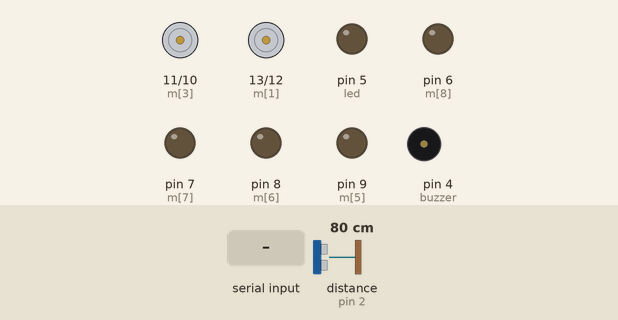
A sketch run on a simulated Arduino Uno, built with avr-gcc and run on an emulated ATmega328P. On the bench: motor-driver pin pairs drawn as motors (green arrow = first pin HIGH = forward, orange = second pin HIGH = backward, longer = more drive), output pins drawn as LEDs (lit = HIGH), buzzer (waves = sounding, pin HIGH). Wiring (inferred from the names in the program): ultrasonic range finder: trigger pin 3; echo pin 2. The inputs (shaded band) are chosen by the test bench; at power-on: distance to the obstacle (sensor on pin 2) 80 cm. The echo pulse lasts 58.3 µs per cm; pins used as bus, display or sensor lines are not drawn.

Above: at 1.2 s.
1.3 s: distance to the obstacle (sensor on pin 2) set to 55 cm
2.8 s: distance to the obstacle (sensor on pin 2) set to 47 cm
At 5.0 s:
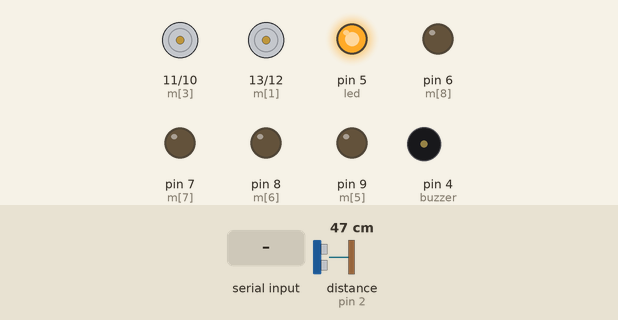
5.8 s: distance to the obstacle (sensor on pin 2) set to 60 cm
At 8.4 s:
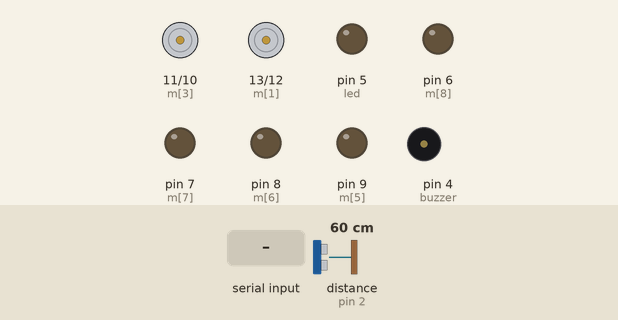
8.8 s: "1" received over Serial
At 9.5 s:
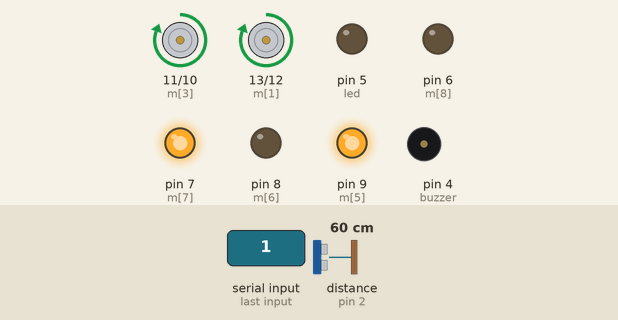
10.5 s: "0" received over Serial
At 11.2 s:
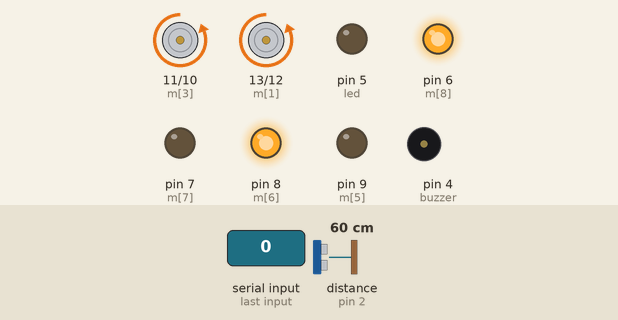
12.0 s: distance to the obstacle (sensor on pin 2) set to 2 cm
At 12.8 s:
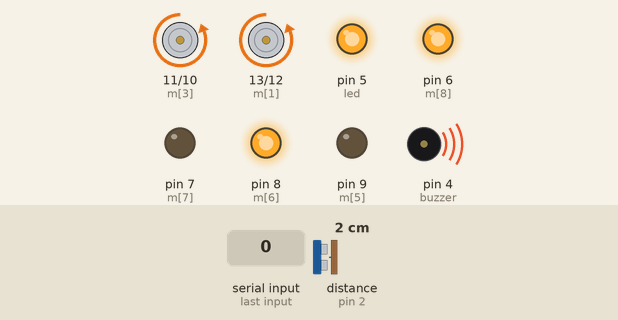
Timing chart, 0 to 16.0 s (numbered marks = the images above; inputs shaded):
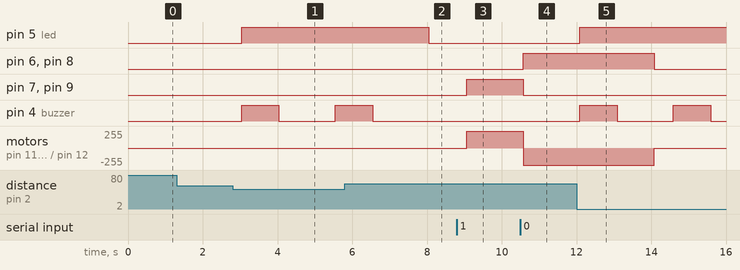

Measured:
- the behaviour switches between 52 and 51 cm on distance to the obstacle (sensor on pin 2) (found by bisection; images 0 and 1)
- after the input at 1.3 s, every drawn part: stays the same
- after the input at 2.8 s, pin 5 (led): LOW → HIGH after 0.24 s; pin 4 (buzzer): LOW → HIGH after 0.24 s, → LOW 1.0 s later, → HIGH 1.5 s later
- after the input at 5.8 s, pin 5 (led): HIGH → LOW after 2.2 s; pin 4 (buzzer): goes on until 6.5 s, then stays LOW
- after the input at 8.8 s, pin 7 (m[7]), pin 9 (m[5]): LOW → HIGH after 0.26 s; motor on pin 11 (m[3]) / pin 10 (m[4]), motor on pin 13 (m[1]) / pin 12 (m[2]): stopped → forward 255/255 after 0.26 s
- after the input at 10.5 s, pin 6 (m[8]), pin 8 (m[6]): LOW → HIGH after 0.07 s; pin 7 (m[7]), pin 9 (m[5]): HIGH → LOW after 0.07 s; motor on pin 11 (m[3]) / pin 10 (m[4]), motor on pin 13 (m[1]) / pin 12 (m[2]): forward 255/255 → backward 255/255 after 0.07 s
- after the input at 12.0 s, pin 5 (led): LOW → HIGH after 0.08 s; pin 6 (m[8]), pin 8 (m[6]): HIGH → LOW after 2.1 s; pin 4 (buzzer): alternates HIGH for 1.0 s and LOW for 1.5 s, starting after 0.08 s; motor on pin 11 (m[3]) / pin 10 (m[4]), motor on pin 13 (m[1]) / pin 12 (m[2]): backward 255/255 → stopped after 2.1 s

The sketch:

MotorControl.ino
```cpp
int m[] = {0,13,12,11,10,9,8,7,6};
int echoPin = 2;
int trigPin = 3;
int buzzer = 4;
int led = 5;
int data = 0;

void setup() {
  pinMode(trigPin, OUTPUT);
  pinMode(echoPin, INPUT);
  pinMode(buzzer,OUTPUT);
  pinMode(led,OUTPUT);
  for(int i=0; i<=8; i++) {
    pinMode(m[i],OUTPUT);
  }
  Serial.begin(9600);
}

void loop() {
  long duration, distance;
  digitalWrite(trigPin,HIGH);
  delayMicroseconds(1000);
  digitalWrite(trigPin, LOW);
  duration=pulseIn(echoPin, HIGH);
  distance =(duration/2)/29.1;
  if((distance<=50)) {
    digitalWrite(led, HIGH);
    int i = 0;
    for(int i = 0; i<2; i++){
      digitalWrite(buzzer, HIGH);
      delay(500);
      digitalWrite(buzzer, LOW);
    }
    delay(1000);

    // *****stop******
    digitalWrite(m[1], LOW);
    digitalWrite(m[2], LOW);

    digitalWrite(m[3], LOW);
    digitalWrite(m[4], LOW);

    digitalWrite(m[5], LOW);
    digitalWrite(m[6], LOW);

    digitalWrite(m[7], LOW);
    digitalWrite(m[8], LOW);
  }
  else if(distance>50){
    digitalWrite(buzzer, LOW);
    digitalWrite(led, LOW);
    if(Serial.available() > 0) {
      data = Serial.read();
      if( data=='1'){
        // *****front******
        digitalWrite(m[1], HIGH);
        digitalWrite(m[2], LOW);

        digitalWrite(m[3], HIGH);
        digitalWrite(m[4], LOW);

        digitalWrite(m[5], HIGH);
        digitalWrite(m[6], LOW);

        digitalWrite(m[7], HIGH);
        digitalWrite(m[8], LOW);
      }
      else if(data=='0') {
        // *****back******
        digitalWrite(m[1], LOW);
        digitalWrite(m[2], HIGH);

        digitalWrite(m[3], LOW);
        digitalWrite(m[4], HIGH);

        digitalWrite(m[5], LOW);
        digitalWrite(m[6], HIGH);

        digitalWrite(m[7], LOW);
        digitalWrite(m[8], HIGH);
      }
      else{
        // *****stop******
        digitalWrite(m[1], LOW);
        digitalWrite(m[2], LOW);

        digitalWrite(m[3], LOW);
        digitalWrite(m[4], LOW);

        digitalWrite(m[5], LOW);
        digitalWrite(m[6], LOW);

        digitalWrite(m[7], LOW);
        digitalWrite(m[8], LOW);
      }
    }
  }
  delay(500);

}
```
